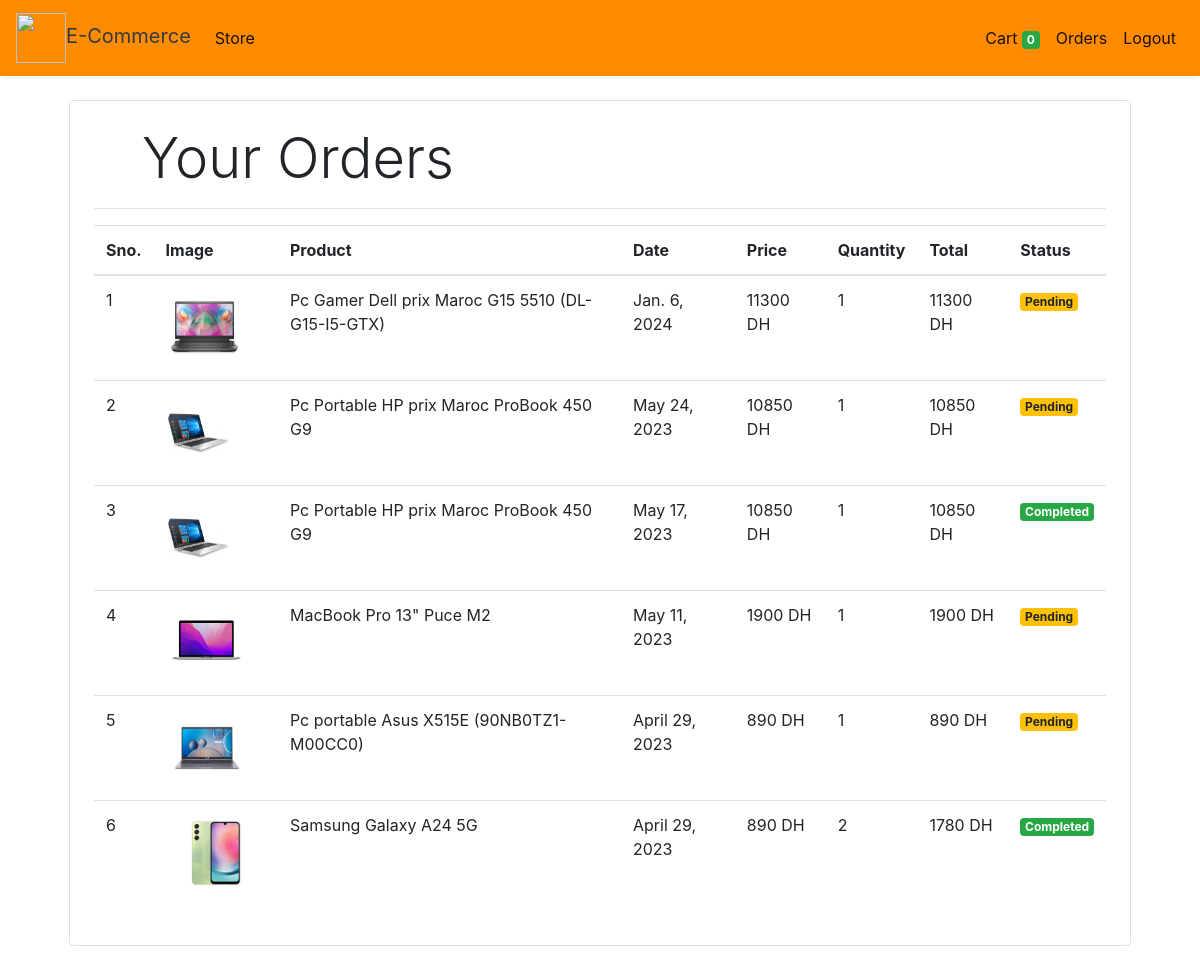
Page /orders (signed in) on the committed database.
### store/models/orders.py (models this page shows, shortened)
class Order(models.Model):
    product = models.ForeignKey(Products,
                                on_delete=models.CASCADE)
    customer = models.ForeignKey(Customer,
                                 on_delete=models.CASCADE)
    quantity = models.IntegerField(default=1)
    price = models.IntegerField()
    address = models.CharField (max_length=50, default='', blank=True)
    phone = models.CharField (max_length=50, default='', blank=True)
    date = models.DateField (default=datetime.datetime.today)
    status = models.BooleanField (default=False)
    @staticmethod
    def get_orders_by_customer(customer_id):
        return Order.objects.filter(customer=customer_id).order_by('-date')

### store/models/product.py (models this page shows, shortened)
class Products(models.Model):
    name = models.CharField(max_length=60)
    price= models.IntegerField(default=0)
    category= models.ForeignKey(Category,on_delete=models.CASCADE,default=1 )
    description= models.CharField(max_length=250, default='', blank=True, null= True)
    image= models.ImageField(upload_to='uploads/products/')

### store/middlewares/auth.py (the view)
    def middleware(request):
        print(request.session.get('customer'))
        returnUrl = request.META['PATH_INFO']
        print(request.META['PATH_INFO'])
        if not request.session.get('customer'):
           return redirect(f'login?return_url={returnUrl}')
        response = get_response(request)
        return response

### store/templatetags/custom_filter.py (called while the page is built)
@register.filter(name='multiply')
def multiply(number , number1):
    return number * number1

### store/views/orders.py (called while the page is built)
    def get(self , request ):
        customer = request.session.get('customer')
        orders = Order.get_orders_by_customer(customer)
        print(orders)
        return render(request , 'orders.html'  , {'orders' : orders})

### store/templates/orders.html
{% extends 'base.html' %}
{% block content %}
{% load cart %}
{% load custom_filter %}
<div class="container">
   <div class="border rounded p-4 m-4">
        <p class="display-4 pl-4 ml-4">Your Orders</p>
        <hr>
        <table class="table">
            <thead>
                <tr>
                    <th>Sno.</th>
                    <th>Image</th>
                    <th>Product</th>
                    <th>Date</th>
                    <th>Price</th>
                    <th>Quantity</th>
                    <th>Total</th>
                    <th>Status</th>
                </tr>
            </thead>
            <tbody>
                {% for order in orders %}
                <tr>
                    <td>{{forloop.counter}}</td>
                    <td><img style="height: 80px;" class="rounded-circle" src="{{order.product.image.url}}" alt=""></td>
                    <td>{{order.product.name}}</td>
                    <td>{{order.date}}</td>
                    <td>{{order.price}} DH</td>
                    <td>{{order.quantity}}</td>
                    <td>{{order.quantity|multiply:order.price}} DH</td>
                    {% if order.status %}
                    <td><small class="badge badge-success">Completed</small></td>
                    {%else%}
                    <td><small class="badge badge-warning">Pending</small></td>
                    {% endif %}
                </tr>
                {% endfor %}
            </tbody>
        </table>
   </div>
</div>
{% endblock %}

### store/templates/base.html (shortened to what this page needs)
<!doctype html>
<html lang="en">
<head>
  <link rel="stylesheet" href="https://maxcdn.bootstrapcdn.com/bootstrap/4.0.0/css/bootstrap.min.css"
>
</head>
<body>
<nav class="one-edge-shadow
  navbar navbar-light
  sticky-top navbar
  navbar-expand-lg
  text-white">
    <a class="navbar-brand ms-3 text-dark " href="/">
    <link rel="stylesheet" href="https://use.fontawesome.com/releases/v5.7.0/css/all.css">
    <img src="https://www.freepnglogos.com/uploads/shopping-cart-png/shopping-cart-svg-png-icon-download-28.png" style="width:50px;height:50px;color:text-light;">E-Commerce</a>
    <div class="collapse navbar-collapse" id="navbarSupportedContent">
      <ul class="navbar-nav mr-auto">
        <li class="nav-item active">
          <a class="nav-link" href="/store">Store <span class="sr-only">(current)</span></a>
        </li>
          </ul>
      <ul class=" navbar-nav my-2 my-lg-0">
        <li class="nav-item active">
          <a class="nav-link" href="/cart">Cart
            <span class="badge badge-success">{{request.session.cart.keys|length}}</span>
            <span class="sr-only">(current)</span></a>
        </li>
        {% if request.session.customer %}
        <li class="nav-item active ">
          <a class="nav-link" href="/orders">Orders<span class="sr-only">(current)</span></a>
        </li>
        <li class="nav-item active ">
          <a class="nav-link" href="/logout">Logout<span class="sr-only">(current)</span></a>
        </li>
        {% endif %}
      </ul>
    </div>
  </nav>
  {% block content %}{% endblock %}
</body>
</html>

### store/templates/base.html (style rules this page uses)
nav { background-color: darkorange; }
.one-edge-shadow { box-shadow: 0 8px 2px -5px rgb(246, 245, 245); }

### rows in the picture
Order: product.image (picture), product.name "Pc Gamer Dell prix Maroc G15 5510 (DL-G15-I5-GTX)", date "Jan. 6, 2024", price "11300", quantity "1", quantity|multiply "11300", status "Pending"
Order: product.image (picture), product.name "Pc Portable HP prix Maroc ProBook 450 G9", date "May 24, 2023", price "10850", quantity "1", quantity|multiply "10850", status "Pending"
Order: product.image (picture), product.name "Pc Portable HP prix Maroc ProBook 450 G9", date "May 17, 2023", price "10850", quantity "1", quantity|multiply "10850", status "Completed"
Order: product.image (picture), product.name "MacBook Pro 13\" Puce M2", date "May 11, 2023", price "1900", quantity "1", quantity|multiply "1900", status "Pending"
Order: product.image (picture), product.name "Pc portable Asus X515E (90NB0TZ1-M00CC0)", date "April 29, 2023", price "890", quantity "1", quantity|multiply "890", status "Pending"
Order: product.image (picture), product.name "Samsung Galaxy A24 5G", date "April 29, 2023", price "890", quantity "2", quantity|multiply "1780", status "Completed"

### other values in the picture
{{ request.session.cart.keys|length }} "0"
